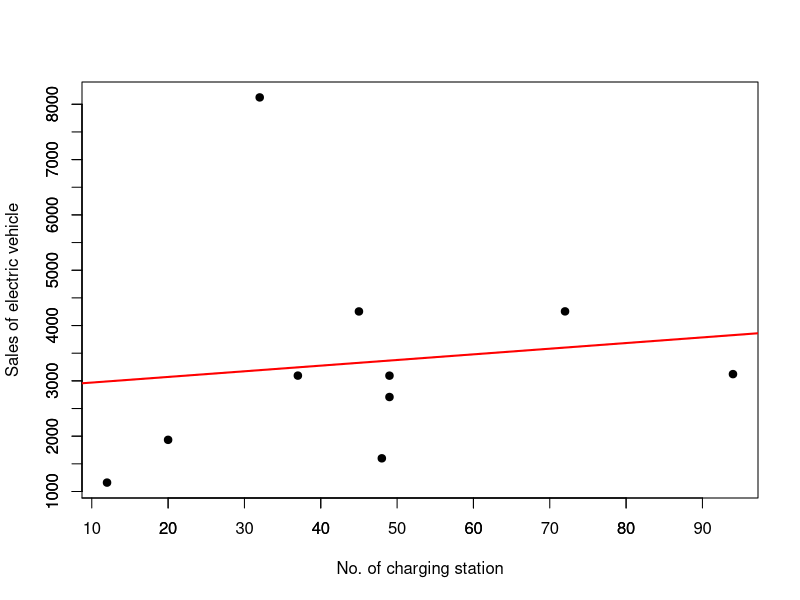

This figure's R source:
library(readxl)
sales <- read_excel("SalesVsChargingStations.xlsx")
#View(sales)

y=sales$`SLAES_OF_EV_IN_OCTOBER2021(Units)`
x=sales$`NO._OF_ CHARGING_STATIONS(Units)`

bins=seq(1000,8000,500)
bins2=seq(0,90,10)

plot(x,y,
     xlab="No. of charging station",
     ylab="Sales of electric vehicle",
     pch=19)
axis(1,at=bins2,labels = bins2)
axis(2,at=bins,labels = bins)

#.......linear_regression............#

mod=lm(y~x)
mod
abline(mod,col="red", lwd=2)
summary(mod)
#.......correlation............#

cor(y,x)

